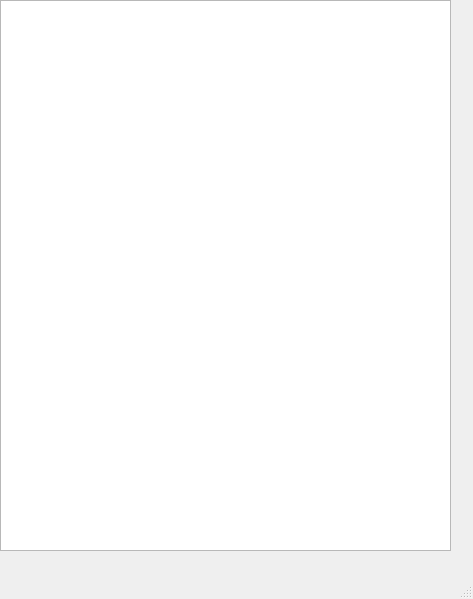
<?xml version="1.0" encoding="UTF-8"?>
<ui version="4.0">
 <class>WindowContent</class>
 <widget class="QMainWindow" name="WindowContent">
  <property name="geometry">
   <rect>
    <x>0</x>
    <y>0</y>
    <width>473</width>
    <height>599</height>
   </rect>
  </property>
  <property name="windowTitle">
   <string>MainWindow</string>
  </property>
  <widget class="QWidget" name="centralwidget">
   <widget class="QTextBrowser" name="textBrowser">
    <property name="geometry">
     <rect>
      <x>0</x>
      <y>0</y>
      <width>451</width>
      <height>551</height>
     </rect>
    </property>
   </widget>
  </widget>
  <widget class="QMenuBar" name="menubar">
   <property name="geometry">
    <rect>
     <x>0</x>
     <y>0</y>
     <width>473</width>
     <height>26</height>
    </rect>
   </property>
  </widget>
  <widget class="QStatusBar" name="statusbar"/>
 </widget>
 <resources/>
 <connections/>
</ui>
